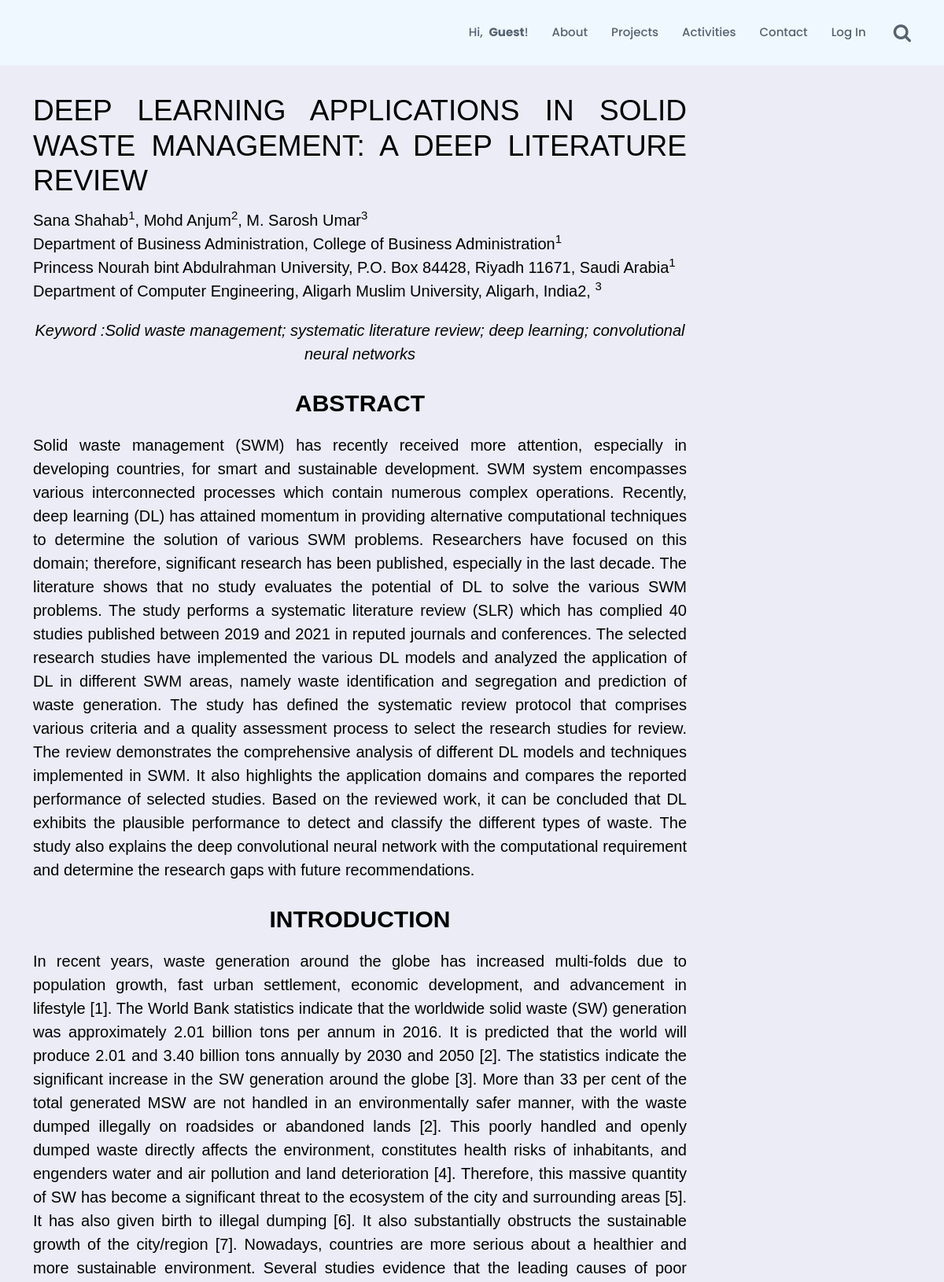
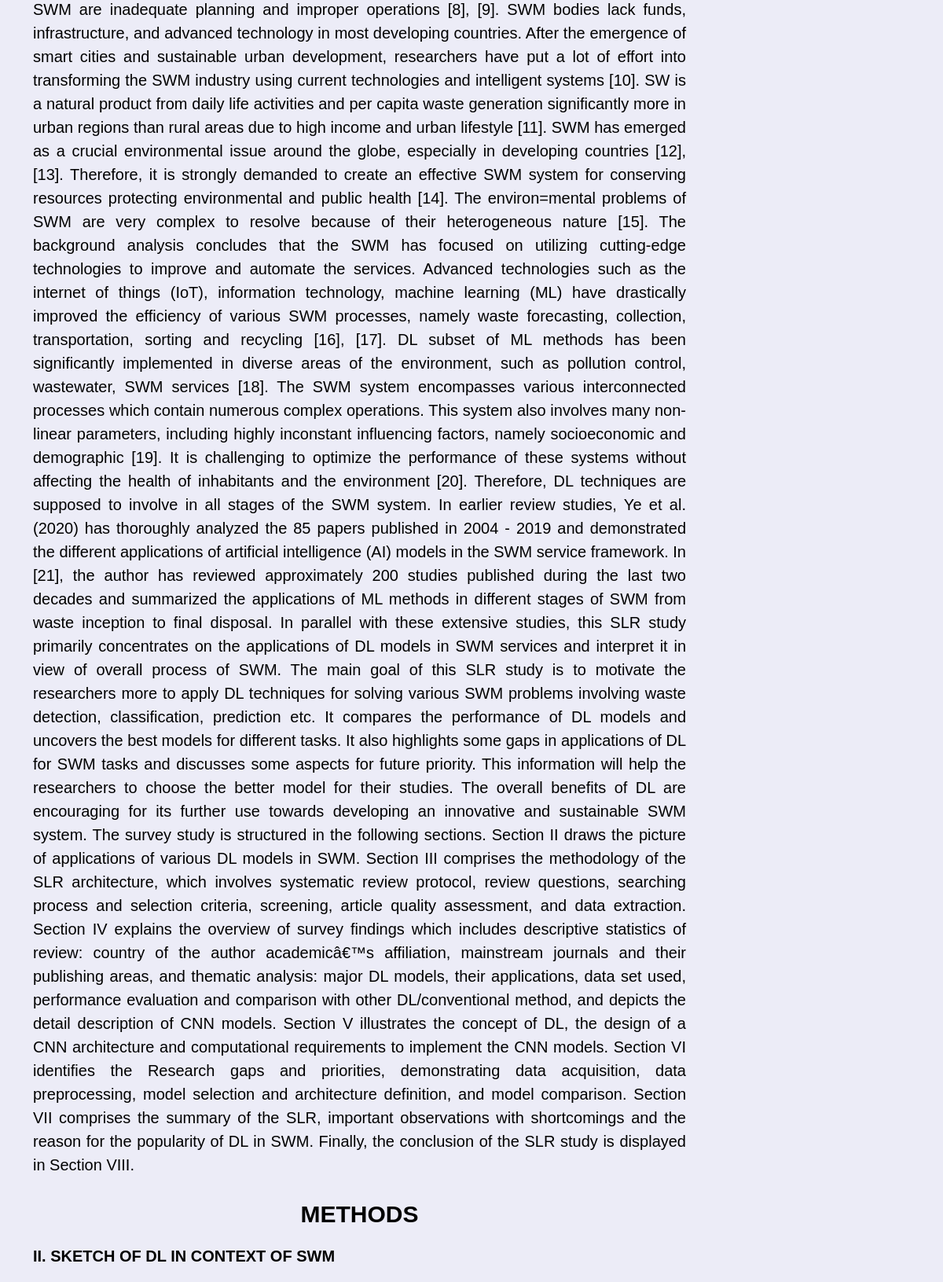
/projects-detail.php?x=85 (upper part), run on the app's committed database (2 pictures, top to bottom).
### tables this page shows
CREATE TABLE `project` (
  `id_project` int(50) NOT NULL,
  `title` text DEFAULT NULL,
  `team` text NOT NULL,
  `abstract` longtext NOT NULL,
  `background` longtext NOT NULL,
  `methods` longtext NOT NULL,
  `results` longtext NOT NULL,
  `discussion` longtext NOT NULL,
  `conclusions` longtext NOT NULL,
  `references` longtext NOT NULL,
  `keyword` text NOT NULL,
  `references2` longtext NOT NULL,
  `gambarName` varchar(25) NOT NULL
);

### projects-detail.php (the view, shortened to what this page needs)
<?php
$conn = mysqli_connect($servername, $username, $password, $database);
?>
<!DOCTYPE html>
<html lang="en">
<head>
  <link href="assets/vendor/animate.css/animate.min.css" rel="stylesheet">
  <link href="assets/vendor/bootstrap/css/bootstrap.min.css" rel="stylesheet">
  <link href="assets/vendor/bootstrap-icons/bootstrap-icons.css" rel="stylesheet">
  <link href="assets/vendor/boxicons/css/boxicons.min.css" rel="stylesheet">
  <link href="assets/vendor/glightbox/css/glightbox.min.css" rel="stylesheet">
  <link href="assets/vendor/remixicon/remixicon.css" rel="stylesheet">
  <link href="assets/vendor/swiper/swiper-bundle.min.css" rel="stylesheet">
  <link href="assets/css/style.css?ver=5" rel="stylesheet">
 <link rel="stylesheet" href="https://cdnjs.cloudflare.com/ajax/libs/font-awesome/4.7.0/css/font-awesome.min.css">
</head>
<body>
  <header id="header" class="fixed-top d-flex align-items-center">
    <div class="container d-flex align-items-center">
        <nav id="navbar" class="navbar">
          <ul>
                                <?php
             if ($_SESSION ["name"]!=""){
                 echo '<li><a href="index.php"> Hi, &nbsp; <strong> '.$_SESSION ["name"].'</strong>!</li>';
                echo '<li><a href="about.php">About</a></li>';
          echo '<li><a href="projects.php">Projects</a></li>';
          echo '
              <div class="dropdown_navbar">
        <li><a href="#">Activities</a></li>
        <div class="dropdown_navbar-content">
           <a href="activities.php">Activities</a>
            <a href="gallery.php">Gallery</a>
            <a href="students.php">Students</a>
        </div>
    </div>';
               echo '  <li><a href="contact.php">Contact</a></li>';
 echo '<li><a href="logout.php"> <i style="font-size:24px" class="fa fa-sign-out"></i> </a></li>';
    echo ' <li><a href="search.php"> <i style="font-size:24px" class="fa">&#xf002;</i> </a></li>';
             }
             else {
                echo '<li><a href="index.php"> Hi,  &nbsp; <strong> Guest </strong>!</li>';
                echo '<li><a href="about.php">About</a></li>';
          echo '<li><a href="projects.php">Projects</a></li>';
          echo '
              <div class="dropdown_navbar">
        <li><a href="#">Activities</a></li>
        <div class="dropdown_navbar-content">
          <a href="activities.php">Activities</a>
            <a href="gallery.php">Gallery</a>
            <a href="students.php">Students</a>
        </div>
    </div>';
               echo '  <li><a href="contact.php">Contact</a></li>';
                echo '<li><a href="login&regist.php">Log In </i></a></li>';
                    echo ' <li><a href="search.php"> <i style="font-size:24px" class="fa">&#xf002;</i> </a></li>';
             }
             ?>
        </nav>
    </div>
  </header>
  <section id="projects-detail" class="projects-detail">
    <div class="container">
      <div class="row">
        <div class="col-md-9 post-content">
          <?php
          $id_project = $_GET['x'];
          $sql = "SELECT * from project where id_project = $id_project";
          $result = mysqli_query($conn, $sql);
          while ($row = mysqli_fetch_assoc($result)) {
echo "
<div class='detail'>
    <h3>" . stripslashes($row['title']) . "</h3>
    <p style='text-align: center;'><span class='firstcharacter'></span>" . stripslashes($row['team']) . "</p>
    <p style='text-align: center;'><em>Keyword :" . stripslashes($row['keyword']) . "</em></p>
    <h4 style='text-align: center;'><strong>Abstract</strong></h4>
    <p>" . stripslashes($row['abstract']) . "</p>
    <h4 style='text-align: center;'><strong>Introduction</strong></h4>
    <p>" . stripslashes($row['background']) . "</p>
    <h4 style='text-align: center;'><strong>Methods</strong></h4>
    <p>" . stripslashes($row['methods']) . "</p>
    <h4 style='text-align: center;'><strong>Results</strong></h4>
    <p>" . stripslashes($row['results']) . "</p>
    <h4 style='text-align: center;'><strong>Discussion</strong></h4>
    <p>" . stripslashes($row['discussion']) . "</p>
    <h4 style='text-align: center;'><strong>Conclusions</strong></h4>
    <p>" . stripslashes($row['conclusions']) . "</p>
    <div class='row'>
        <div class='col-6'>
            <h4><strong>References</strong></h4>
            <p>" . stripslashes($row['references']) . "</p>
        </div>
        <div class='col-6'>
            <p>" . stripslashes($row['references2']) . "</p>
        </div>
    </div>
</div>";
          }
          ?>
        </div>
      </div>
    </div>
  </section>
</body>
</html>

### assets/css/style.css (style rules this page uses)
body { font-family: "Open Sans", sans-serif; color: #444444; }
a { text-decoration: none; }
p, h1, h2, h3, h4, h5, h6 { font-family: "Open Sans", sans-serif; }
#header { background: #F0F8FF; transition: all 0.5s; z-index: 997; padding: 20px 0; }
.navbar { padding: 0; }
.navbar ul { margin: 0; padding: 0; display: flex; list-style: none; align-items: center; }
.navbar li { position: relative; }
.navbar a, .navbar a:focus { display: flex; align-items: center; justify-content: space-between; padding: 10px 0 10px 30px; font-family: "Poppins", sans-serif; font-size: 15px; font-weight: 500; color: #556270; white-space: nowrap; transition: 0.3s; }
.navbar a i, .navbar a:focus i { font-size: 12px; line-height: 0; margin-left: 5px; }
section { padding: 60px 0; overflow: hidden; }
.projects-detail { background : #ececf7; }
.projects-detail .detail h3 { font-size: 37px; color: #000000; text-transform: uppercase; margin-bottom: -0.2em; margin-top: 1.6em; font-family: sans-serif; text-align: justify; }
.projects-detail .detail h4 { font-size: 30px; color: #000000; text-transform: uppercase; margin-bottom: 0.5em; margin-top: 1em; font-family: sans-serif; }
.projects-detail .detail p { font-size: 20px; color: #000000; margin-bottom: 0.5em; margin-top: 1em; font-family: "arial", sans-serif; text-align: justify; }

### projects-detail.php (style rules this page uses)
.navbar .dropdown_navbar { position: relative; display: inline-block; }

### data on the page
project: title "DEEP LEARNING APPLICATIONS IN SOLID WASTE MANAGEMENT: A DEEP LITERATURE REVIEW", team "Sana Shahab 1 , Mohd Anjum 2 , M. Sarosh Umar 3 Department of Business Administration, College of Business Administration 1 Princess Nourah bint Abdulrahman University, P.O. Box 84428, Riyadh 11671, Saudi Arabia 1 Department of Computer Engineering, Aligarh Muslim University, Aligarh, India2, 3", keyword "Solid waste management; systematic literature review; deep learning; convolutional neural networks", abstract "Solid waste management (SWM) has recently received more attention, especially in developing countries, for smart and sustainable development. SWM system encompasses various interconnected processes which contain numerous complex operations. Recently, deep learning (DL) has attained momentum in providing alternative computational techniques to determine the solution of various SWM problems. Researchers have focused on this domain; therefore, significant research has been published, especially in the last decade. The literature shows that no study evaluates the potential of DL to solve the various SWM problems. The study performs a systematic literature review (SLR) which has complied 40…", background "In recent years, waste generation around the globe has increased multi-folds due to population growth, fast urban settlement, economic development, and advancement in lifestyle [1]. The World Bank statistics indicate that the worldwide solid waste (SW) generation was approximately 2.01 billion tons per annum in 2016. It is predicted that the world will produce 2.01 and 3.40 billion tons annually by 2030 and 2050 [2]. The statistics indicate the significant increase in the SW generation around the globe [3]. More than 33 per cent of the total generated MSW are not handled in an environmentally safer manner, with the waste dumped illegally on roadsides or abandoned lands [2]. This poorly…", methods "II. SKETCH OF DL IN CONTEXT OF SWM"
